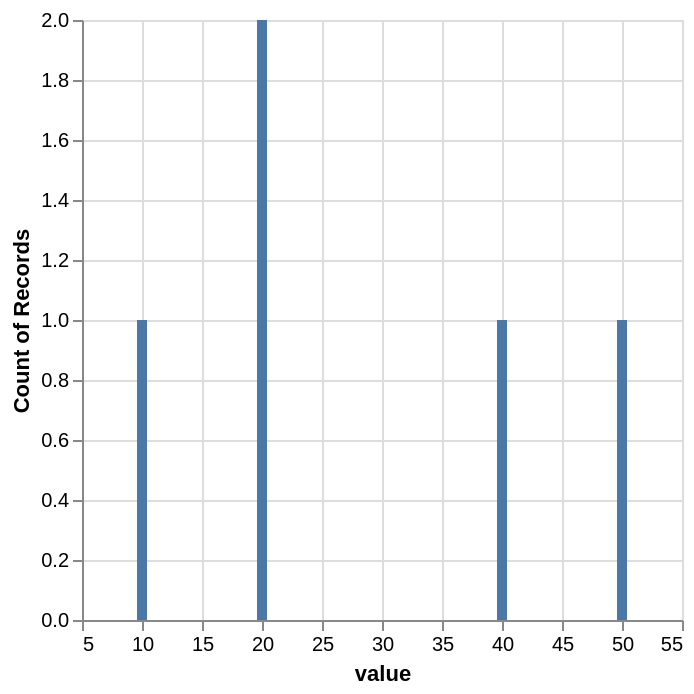

Notebook code for this chart:
### Markdown cell above
# Altair Visualization

### Code cell
import pandas as pd
sample_df = pd.DataFrame({"value": sample})
chart = alt.Chart(sample_df).mark_bar().encode(
    x="value:Q",
    y="count():Q"
)
chart

### Figure 1 — Vega-Lite specification as saved in the notebook (floating-point values rounded to 4 significant figures)
{"config": {"view": {"continuousWidth": 300, "continuousHeight": 300}}, "data": {"name": "data-5c9a67f57df8ba2770ce8d55f5b704fd"}, "mark": {"type": "bar"}, "encoding": {"x": {"field": "value", "type": "quantitative"}, "y": {"aggregate": "count", "type": "quantitative"}}, "$schema": "https://vega.github.io/schema/vega-lite/v5.20.1.json", "datasets": {"data-5c9a67f57df8ba2770ce8d55f5b704fd": [{"value": 10}, {"value": 20}, {"value": 20}, {"value": 40}, {"value": 50}]}}
